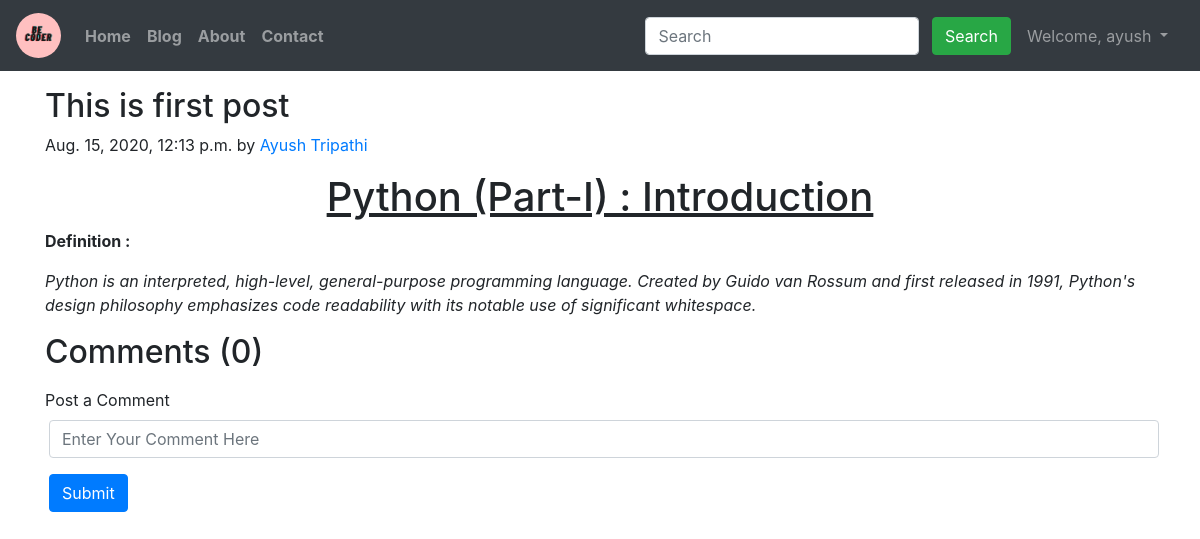
The app's page /blog/this-is-first-post (signed in) with its own data.
### blog/models.py (models this page shows, shortened)
class Post(models.Model):
    sno = models.AutoField(primary_key=True)
    title = models.CharField(max_length=255)
    author = models.CharField(max_length=90)
    slug = models.CharField(max_length=130)
    content = models.TextField()
    timestamp = models.DateTimeField(blank=True)

### blog/views.py (the view)
# urls.py: path('<str:slug>', views.blogPost, name='blogPost'),
def blogPost(request, slug):
    post = Post.objects.filter(slug=slug).first()
    comments = BlogComment.objects.filter(post=post, parent=None)
    replies = BlogComment.objects.filter(post=post).exclude(parent=None)
    replyDict = {}
    for reply in replies :
        if reply.parent.sno not in replyDict.keys():
            replyDict[reply.parent.sno] = [reply]
        else:
            replyDict[reply.parent.sno].append(reply)
    context = {'post': post, 'comments': comments, 'replyDict': replyDict}
    return render(request, 'blog/blogPost.html', context)

### templates/blog/blogPost.html (shortened to what this page needs)
{% extends 'base.html' %}
{% load extras %}
{% load humanize %}
{% block body %}
<div class="container my-3">
       <h2 class="blog-post-title">{{post.title}}</h2>
       <p class="blog-post-meta">{{post.timestamp}} by <a href="/about">{{post.author}}</a></p>
       <p>{{post.content|safe}}</p>
</div>
<div class="container">
       <h2>Comments ({{comments.count}})</h2>
       {% if user.is_authenticated %}
       <div class="my-3">
       <form action="/blog/postComment" method="post">
              <div class="form-group">
                     <label for="comment">Post a Comment</label>
                     <input type="text" class="form-control ml-1" name="comment" aria-describedby="comment"
                            placeholder="Enter Your Comment Here">
              </div>
              <button type="submit" class="btn btn-primary ml-1">Submit</button>
       </form>
       </div>
       {% endif %}
    </div>
{% endblock body %}

### templates/base.html (shortened to what this page needs)
<!doctype html>
<html lang="en">
<head>
  <link rel="stylesheet" href="https://stackpath.bootstrapcdn.com/bootstrap/4.5.0/css/bootstrap.min.css"
>
</head>
<body>
  <nav class="navbar navbar-expand-lg navbar-dark bg-dark">
    <a class="navbar-brand" href="/">
    <img src="/static/img/logo.png" width="45" height="45" alt="logo" loading="lazy">
      </a>
    <div class="collapse navbar-collapse" id="navbarSupportedContent">
      <ul class="navbar-nav mr-auto">
        <li class="nav-item  font-weight-bold {% block homeactive %}{% endblock homeactive %}">
          <a class="nav-link" href="/">Home<span class="sr-only">(current)</span></a>
        </li>
        <li class="nav-item font-weight-bold {% block blogactive %}
      {% endblock blogactive %}">
          <a class="nav-link" href="/blog">Blog</a>
        </li>
        <li class="nav-item font-weight-bold {% block aboutactive %}
      {% endblock aboutactive %}">
          <a class="nav-link" href="/about">About</a>
        </li>
        <li class="nav-item font-weight-bold {% block contactactive %}
      {% endblock contactactive %}">
          <a class="nav-link" href="/contact">Contact</a>
        </li>
      </ul>
      <div class="ml-auto form-inline">
      <form class="my-2 my-lg-0" method="get" action="/search">
        <input class="form-control mr-sm-2" type="search" placeholder="Search" aria-label="Search" name="query"
          id="query">
        <button class="btn btn-success mr-2 my-2 my-sm-0" type="submit">Search</button>
      </form>
      {% if user.is_authenticated %}
      <ul class="navbar-nav mr-2">
        <li class="nav-item dropdown">
        <a class="nav-link dropdown-toggle" href="#" id="navbarDropdown" role="button" data-toggle="dropdown" aria-haspopup="true" aria-expanded="false">
          Welcome, {{request.user}}
        </a>
      </li>
      </ul>
      {% endif %}
      </div>
    </div>
  </nav>
  {% block body %}
  {% endblock body %}
</body>
</html>

### templates/blog/blogPost.html (style rules this page uses)
img { background: #ffc0c0; padding:7px; border-radius: 80%; }

### records on screen
Post: title "This is first post", timestamp "Aug. 15, 2020, 12:13 p.m.", author "Ayush Tripathi", content "Python (Part-I) : Introduction Definition : Python is an interpreted, high-level, general-purpose programming language. Created by Guido van Rossum and first released in 1991, Python's design philosophy emphasizes code readability with its notable use of significant whitespace."

### other values on screen
{{ request.user }} "ayush"
{{ comments.count }} "0"
